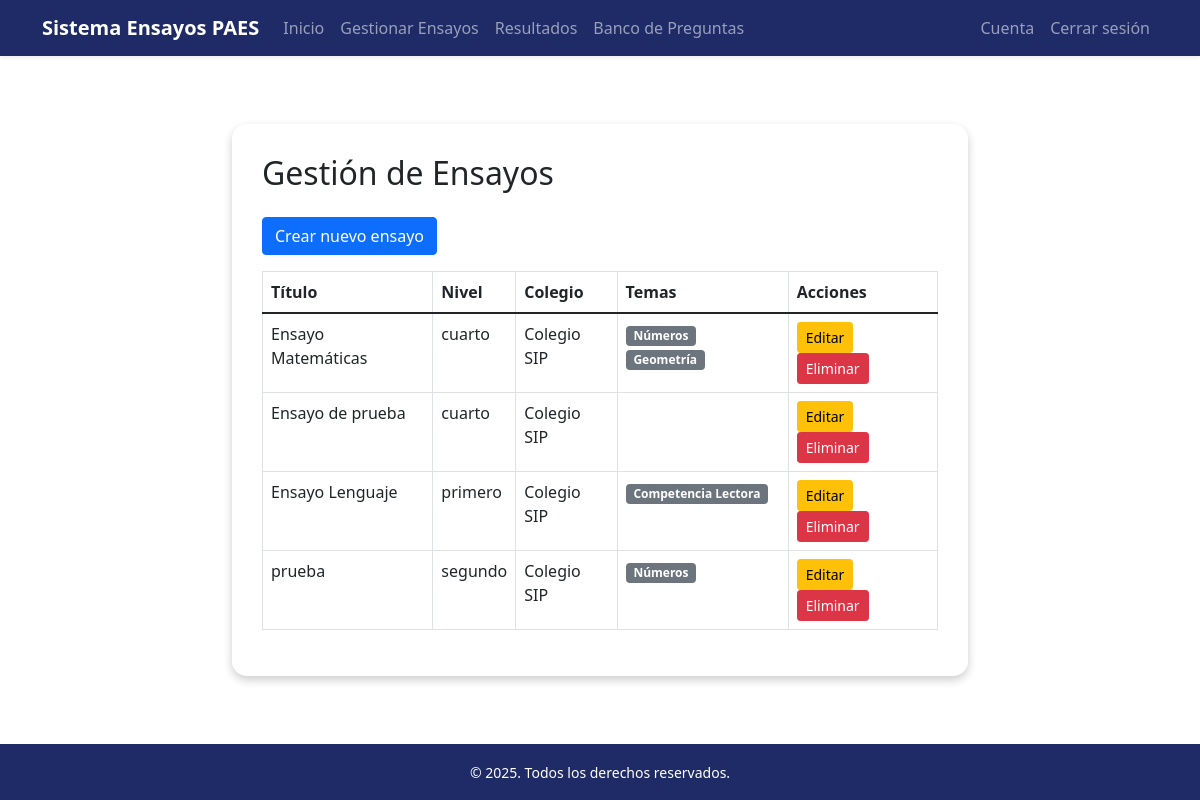
The page /docente/ensayos/ on the database its author committed.
### AutoridadDocente/models.py (models this page shows, shortened)
class Ensayo(models.Model):
    titulo = models.CharField(max_length=200)
    nivel = models.CharField(max_length=50, choices=User.NIVELES)
    colegio = models.CharField(max_length=100)
    temas = models.ManyToManyField(Tema,blank=True)
    preguntas = models.ManyToManyField(Pregunta,blank=True)
    fecha_creacion = models.DateTimeField(auto_now_add=True)

class Tema(models.Model):
    nombre = models.CharField(max_length=100)

### AutoridadDocente/views.py (the view)
# urls.py: path('ensayos/', views.listar_ensayos, name='listar_ensayos'),
def listar_ensayos(request):
    ensayos = Ensayo.objects.all()
    return render(request, 'ensayos/listar.html', {'ensayos': ensayos})

### AutoridadDocente/templates/ensayos/listar.html
{% extends 'base_docente.html' %}
{% block navegacion %}
<li class="nav-item"><a class="nav-link" href="{% url 'docente_index' %}">Inicio</a></li>
<li class="nav-item"><a class="nav-link" href="{% url 'listar_ensayos' %}">Gestionar Ensayos</a></li>
<li class="nav-item"><a class="nav-link" href="{% url 'resultados_docente' %}">Resultados</a></li>
<li class="nav-item"><a class="nav-link" href="{% url 'listar_preguntas' %}">Banco de Preguntas</a></li>
{% endblock %}
{% block cuenta-atras %}
<li class="nav-item"><a class="nav-link" href="{% url 'cuenta_docente' %}">Cuenta</a></li>
<li class="nav-item"><a href="{% url 'logout' %}" class="nav-link">Cerrar sesión</a></li>
{% endblock %}
{% block content %}
<h2 class="mb-4">Gestión de Ensayos</h2>
<a href="{% url 'crear_ensayo' %}" class="btn btn-primary mb-3">Crear nuevo ensayo</a>
<table class="table table-bordered">
    <thead>
        <tr>
            <th>Título</th>
            <th>Nivel</th>
            <th>Colegio</th>
            <th>Temas</th>
            <th>Acciones</th>
        </tr>
    </thead>
    <tbody>
        {% for ensayo in ensayos %}
        <tr>
            <td>{{ ensayo.titulo }}</td>
            <td>{{ ensayo.nivel }}</td>
            <td>{{ ensayo.colegio }}</td>
            <td>
                {% for tema in ensayo.temas.all %}
                    <span class="badge bg-secondary">{{ tema.nombre }}</span>
                {% endfor %}
            </td>
            <td>
                <a href="{% url 'editar_ensayo' ensayo.id %}" class="btn btn-sm btn-warning">Editar</a>
                <a href="{% url 'eliminar_ensayo' ensayo.id %}" class="btn btn-sm btn-danger">Eliminar</a>
            </td>
        </tr>
        {% empty %}
        <tr><td colspan="5">No hay ensayos registrados.</td></tr>
        {% endfor %}
    </tbody>
</table>
{% endblock %}

### rows shown on the page
Ensayo: titulo "Ensayo Matemáticas", nivel "cuarto", colegio "Colegio SIP"
Tema: nombre "Números"
Tema: nombre "Geometría"
Ensayo: titulo "Ensayo de prueba", nivel "cuarto", colegio "Colegio SIP"
Ensayo: titulo "Ensayo Lenguaje", nivel "primero", colegio "Colegio SIP"
Tema: nombre "Competencia Lectora"
Ensayo: titulo "prueba", nivel "segundo", colegio "Colegio SIP"
